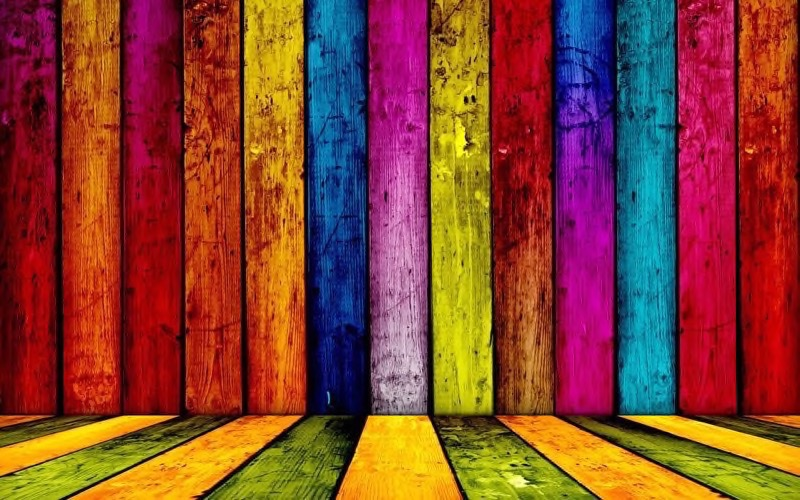
#> input picture Ghaffari-project1/assets/1-1a.jpg, 800 x 500 px
$ python excFour.py
#> lines starting #> are read from the running program, lines starting #| are printed output that depends on the picture
import numpy as np
from PIL import Image
import cv2
from matplotlib import pyplot as plt

# ADD padding
img = Image.open("assets/1-1a.jpg")
#> img is the input picture: PIL image 800x500 RGB; mean R, G, B 135.3, 66.6, 48.4
imgPadding = padding = np.pad(img, ((400, 0), (0, 0), (0, 0)),mode='constant')
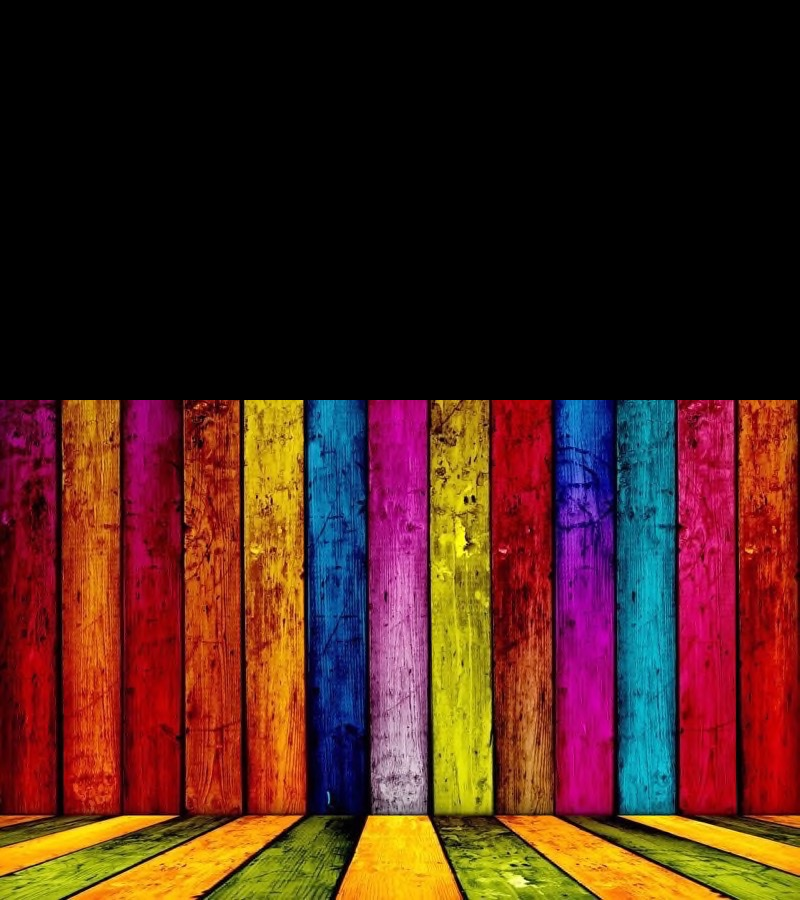
#> imgPadding: shape (900, 800, 3); mean R, G, B 75.2, 37, 26.9

# FFT 2D Original
ftImg = cv2.imread("assets/3-a.jpg")
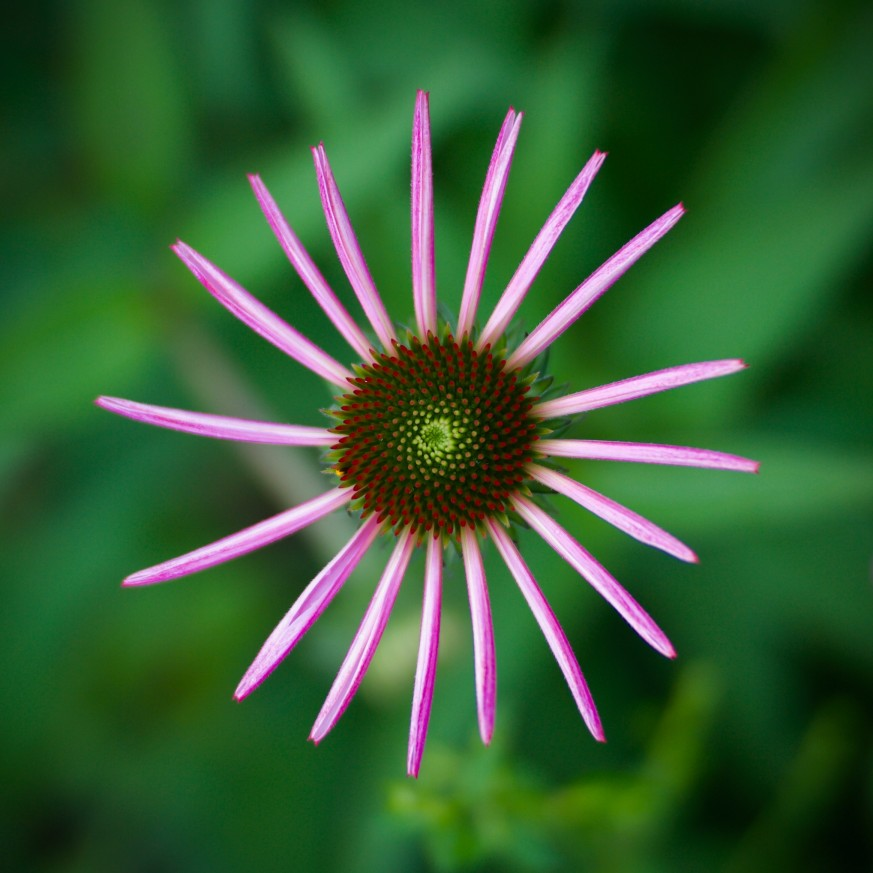
#> input picture Ghaffari-project1/assets/3-a.jpg, 873 x 873 px
#> ftImg is the input picture: shape (873, 873, 3); mean B, G, R 51.9, 93.4, 53.6
ftImgGray = cv2.cvtColor(ftImg, cv2.COLOR_BGR2GRAY)
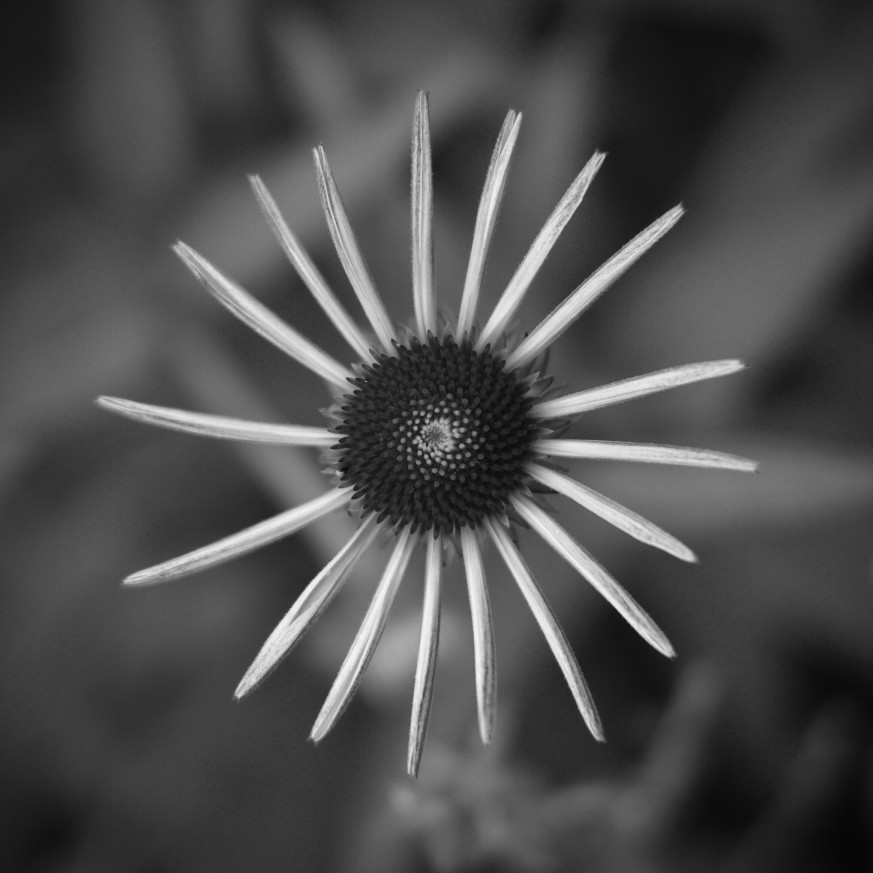
#> ftImgGray: shape (873, 873); min 5, max 246, mean 76.8
ftImg = np.fft.fft2(ftImgGray)
ftImg = np.fft.fftshift(ftImg)
magnitudeSpectrum = 20 * np.log(np.abs(ftImg))
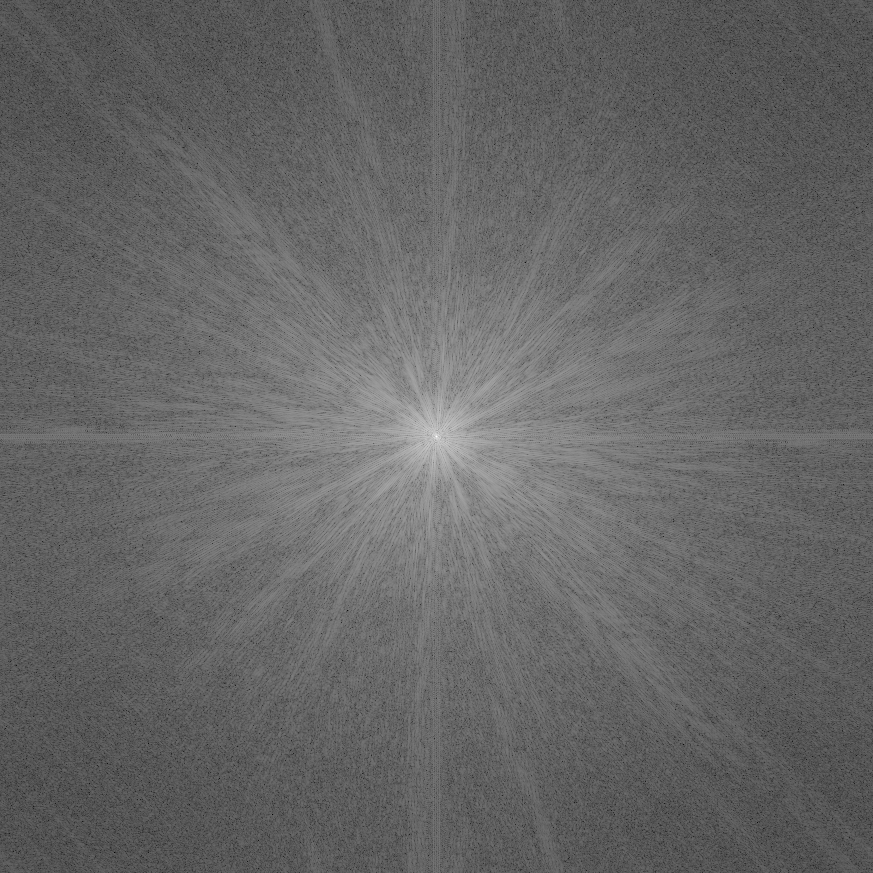
#> magnitudeSpectrum: shape (873, 873) float64; min 9.87, max 357.7, mean 148.7; drawn with min black and max white

# FFT 2D Padding

ftImgGray = cv2.cvtColor(padding, cv2.COLOR_BGR2GRAY)
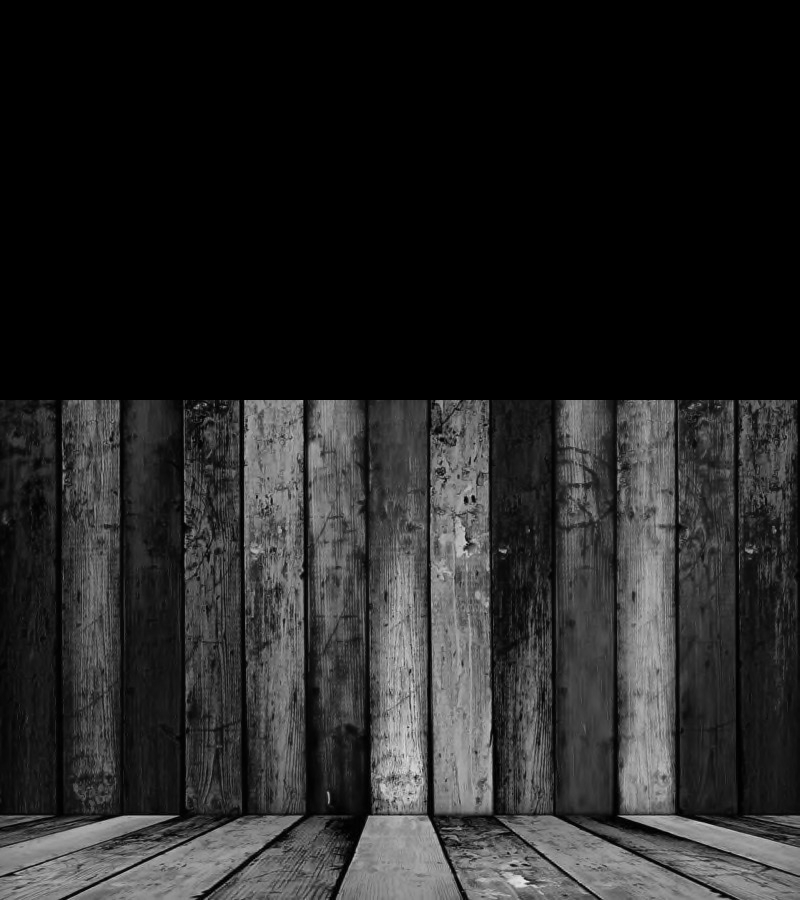
#> ftImgGray: shape (900, 800); min 0, max 234, mean 38.3
ftImg = np.fft.fft2(ftImgGray)
ftImg = np.fft.fftshift(ftImg)
magnitudeSpectrumPadding = 20 * np.log(np.abs(ftImg))
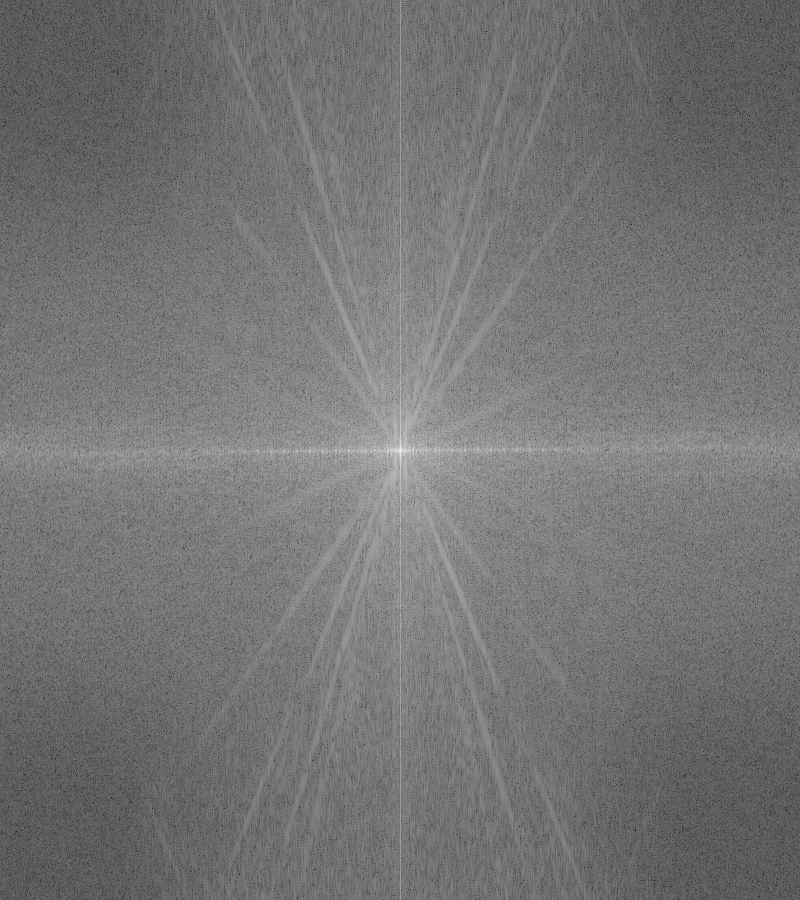
#> magnitudeSpectrumPadding: shape (900, 800) float64; min 13.15, max 342.7, mean 164.2; drawn with min black and max white

plt.subplot(121)
plt.imshow(img, cmap='gray')
plt.title('Original')
plt.subplot(122)
plt.imshow(imgPadding, cmap='gray')
plt.title('additional Padding')
plt.show()


plt.subplot(121)
plt.imshow(magnitudeSpectrum, cmap='gray')
plt.title('Magnitude Spectrum Original')
plt.subplot(122)
plt.imshow(magnitudeSpectrumPadding, cmap='gray')
plt.title('Magnitude Spectrum Padding')
plt.show()
